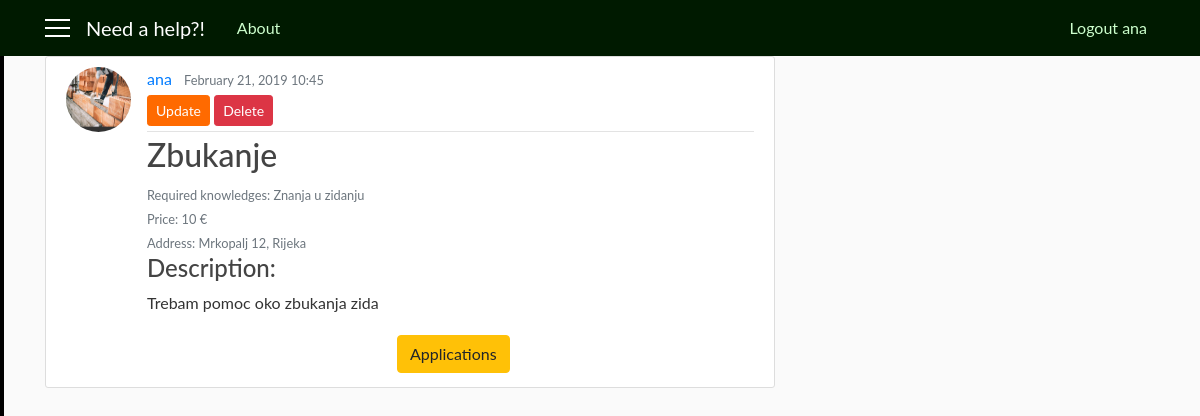
Page /request/12/ (signed in) on the committed database.
### user/models.py (models this page shows, shortened)
class Requests(models.Model):
    user = models.ForeignKey(User, on_delete=models.CASCADE)
    job_title = models.CharField(max_length=30, blank=True)
    required_knowledges = models.TextField(max_length=1000, default='-')
    price = models.IntegerField(default=10)
    address = models.CharField(max_length=30, blank=True)
    job_description = models.TextField(max_length=1000, blank=True)
    date = models.DateTimeField(auto_now_add=True)
    photo = models.ImageField(default='default_request.jpg', upload_to='requests_user')

### need_a_help_app/views.py (the view)
# urls.py: path('request/<int:pk>/', views.RequestDetailView.as_view(), name='request_detail'),
class RequestDetailView(LoginRequiredMixin, DetailView):
    model = Requests

### user/templates/user/requests_detail.html
{% extends 'need_a_help_app/base.html' %}
{% block content %}
    <article class="media content-section">
        <img class="rounded-circle article-img" src="{{ object.photo.url }}">
          <div class="media-body">
            <div class="article-metadata">
              <a class="mr-2" href="{% url 'info' object.user.id %}">{{ object.user }}</a>
              <small class="text-muted">{{ object.date|date:'F d, Y H:i' }}</small>
                {% if object.user == user %}
                    <div>
                        <a href="{% url 'request_update' object.id %}" class="btn btn-secondary btn-sm mt-1 mb-1">Update</a>
                        <a href="{% url 'request_delete' object.id %}" class="btn btn-danger btn-sm mt-1 mb-1">Delete</a>
                    </div>
                {% endif %}
            </div>
            <h2 class="article-title">{{ object.job_title }}</h2>
            <small class="text-muted">Required knowledges: {{ object.required_knowledges }}</small><br>
            <small class="text-muted">Price: {{ object.price }} €</small><br>
            <small class="text-muted">Address: {{ object.address }}</small><br>
            <h4>Description:</h4>
            <p class="article-content">{{ object.job_description }}</p>
            {% if object.user == user %}
                <a href="#" class="btn btn-warning mt-1 mb-1" style="margin-left: 250px">Applications</a>
            {% else %}
                <a href="#" class="btn btn-warning mt-1 mb-1" style="margin-left: 220px">Applications</a>
                <a href="#" class="btn btn-outline-success mt-1 mb-1">Apply</a>
            {% endif %}
          </div>
    </article>
{% endblock %}

### need_a_help_app/templates/need_a_help_app/base.html (shortened to what this page needs)
{% load static %}
<!DOCTYPE html>
<html>
    <head>
        <link rel="stylesheet" href="https://maxcdn.bootstrapcdn.com/bootstrap/4.0.0/css/bootstrap.min.css">
        <link rel="stylesheet" href="https://use.fontawesome.com/releases/v5.7.2/css/all.css">
        <link rel="stylesheet" type="text/css" href="{% static 'need_a_help_app/style.css' %}">
    </head>
    <body>
      <div id="wrapper">
          {% if user.is_authenticated and user.profile.role == 'client' %}
            <div id="sidebar-wrapper">
                <ul class="sidebar-nav">
                    <li><a href="{% url 'info' user.id %}">My profile</a></li>
                    <li><a href="{% url 'favorites' %}">My favourites</a></li>
                </ul>
            </div>
          {% endif %}
          <header class="site-header">
            <nav class="navbar navbar-expand-md navbar-dark bg-steel fixed-top">
              <div class="container">
                {% if user.is_authenticated %}
                  <a href='#' id='menu-toggle'><div class='menu-icon'></div>
                                  <div class='menu-icon'></div>
                                  <div class='menu-icon'></div></a>
                  <a class="navbar-brand mr-4 ml-3" href="{% url 'main' %}">Need a help?!</a>
                {% else %}
                  <a class="navbar-brand mr-4" href="#">Need a help?!</a>
                {% endif %}
                <div class="collapse navbar-collapse" id="navbarToggle">
                  <div class="navbar-nav mr-auto">
                    <a class="nav-item nav-link" href="{% url 'home' %}">About</a>
                  </div>
                  <div class="navbar-nav">
                    {% if user.is_authenticated %}
                      <a class="nav-item nav-link" href="{% url 'logout' %}">Logout {{ user.username }}</a>
                    {% else %}
                      <a class="nav-item nav-link" href="{% url 'login' %}">Login</a>
                      <a class="nav-item nav-link" href="{% url 'register' %}">Register</a>
                    {% endif %}
                  </div>
                </div>
              </div>
            </nav>
          </header>
          <div id="page-content-wrapper">
            <main role="main" class="container">
              <div class="row">
                <div class="col-sm-8">
                  {% block content %}{% endblock %}
                </div>
              </div>
            </main>
          </div>
    </div>
    </body>
</html>

### need_a_help_app/static/need_a_help_app/style.css (style rules this page uses)
body { background: #fafafa; color: #333333; margin-top: 56px; font-family: 'Lato'; }
h1, h2, h3, h4, h5, h6 { color: #444444; }
ul { margin: 0; }
.bg-steel { background-color: #001a00; }
.site-header .navbar-nav .nav-link { color: #ccffcc; }
.content-section { background: #ffffff; padding: 10px 20px; border: 1px solid #dddddd; border-radius: 3px; margin-bottom: 20px; }
.article-title { color: #444444; }
.article-content { white-space: pre-line; }
.article-img { height: 65px; width: 65px; margin-right: 16px; }
.article-metadata { padding-bottom: 1px; margin-bottom: 4px; border-bottom: 1px solid #e3e3e3 }
.btn-secondary { background-color: #ff6a00; border-color: #ff6a00; }
.menu-icon { width: 25px; height: 2px; background-color: white; margin: 6px 0; }
.sidebar-nav { padding-left: 0px; }
#sidebar-wrapper { z-index: 1; position: fixed; width: 0; height: 100%; overflow-y: hidden; background-color: black; border: 2px solid black; }
#page-content-wrapper { width: 100%; position: static; padding: 0; }
.sidebar-nav li { padding: 0; list-style: none; text-indent: 20px; line-height: 40px; }

### rows in the picture
Requests: photo (placeholder picture), user "ana", date "February 21, 2019 10:45", job_title "Zbukanje", required_knowledges "Znanja u zidanju", price "10", address "Mrkopalj 12, Rijeka", job_description "Trebam pomoc oko zbukanja zida"

### other values in the picture
{{ user.username }} "ana"
